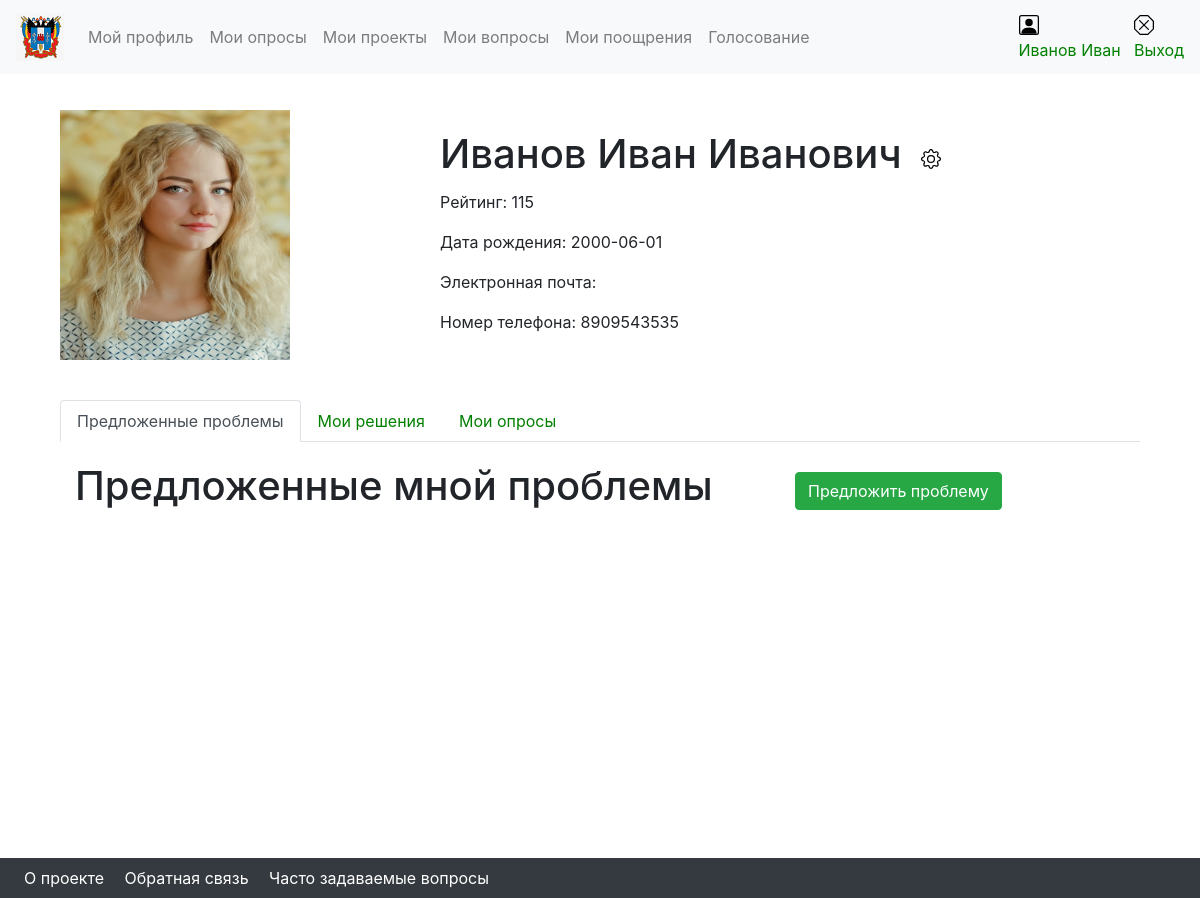
/PersonalAccount.php (signed in), run on an earlier commit of the app's database.
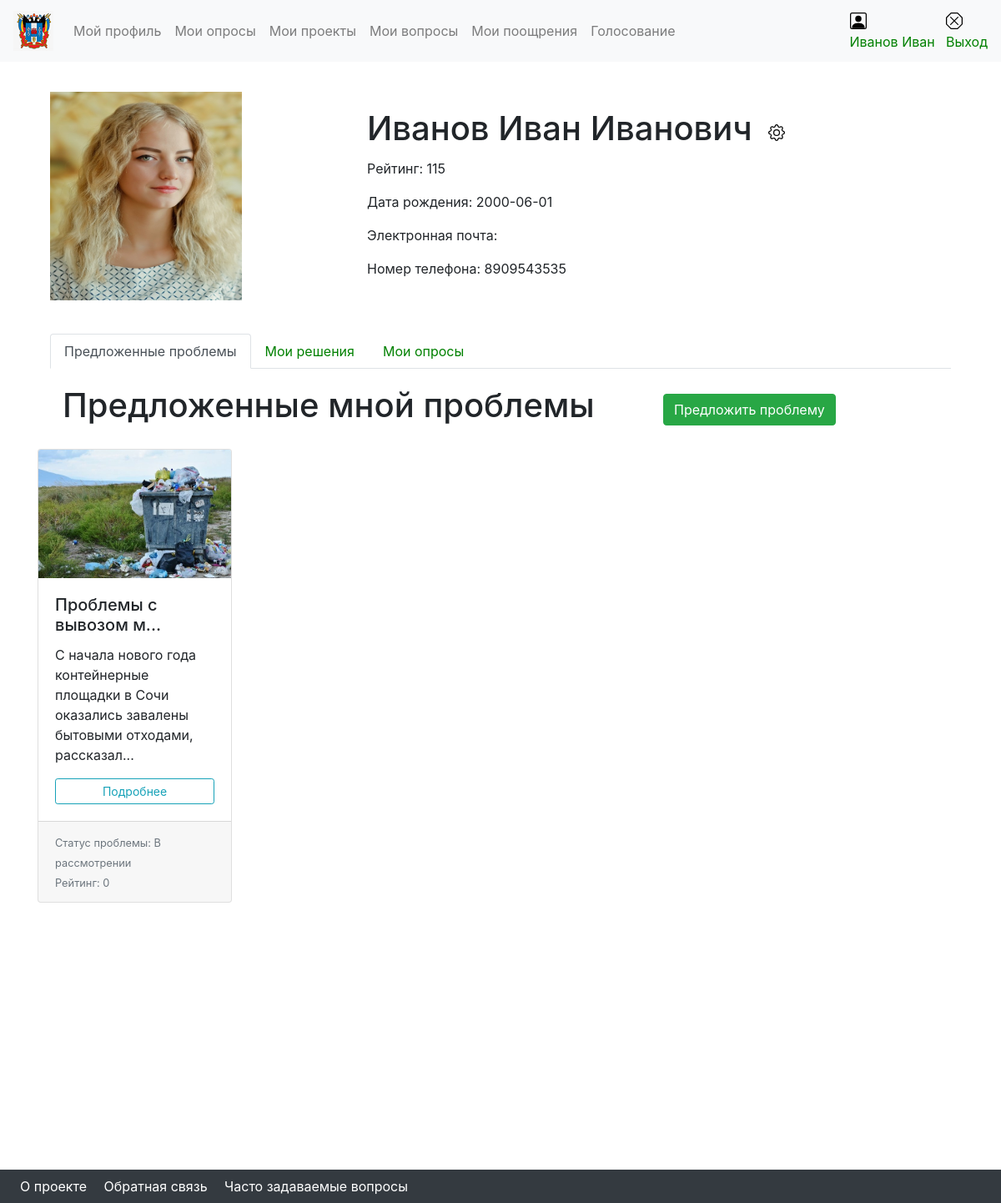
And on a later commit of the database.
### tables this page shows
CREATE TABLE `problems` (
  `IDProblem` int(11) NOT NULL,
  `IDUser` int(11) NOT NULL,
  `Nameproblem` varchar(300) NOT NULL,
  `Description` varchar(10000) NOT NULL,
  `Photo` varchar(255) NOT NULL,
  `Status` int(11) NOT NULL,
  `Rating` int(11) NOT NULL,
  `Level` varchar(60) NOT NULL
);

### PersonalAccount.php (the view, shortened to what this page needs)
<?php
include('Nav.php');
?>
<body>
<div class="container">
	<div class="card col-12 border-0"  style="margin: 110px 0 40px 0;">
		<div class="row row-cols-1 no-gutters">
			<div class="col col-md-4">
				<img src="<? echo $myrow['Photo'] ?>" class="img-lider-opinion" alt="...">
			</div>
			<div class="col col-md-8">
				<div class="card-body">
					<p class="card-title h1"><? echo $myrow['Lastname'].' '.$myrow['Firstname'].' '.$myrow['Fathername']; ?>
						<button type="button" class="btn btn-outline-secondaryo btn-sm">
							<img src="icons/gear.svg" alt="" style="margin: 6px 0 3px 0;" width="20" height="20" title="Редактировать профиль">
						</button>
					</p>
					<p class="card-text">Рейтинг: <? echo $Reiting; ?></p>
					<p class="card-text">Дата рождения: <? echo $myrow['BirstDate']; ?></p>
					<p class="card-text">Электронная почта: <? echo $myrow['EMail']; ?></p>
					<p class="card-text">Номер телефона: <? echo $myrow['Tel']; ?></p>
				</div>
			</div>
		</div>
	</div>
	<div class="row row-cols-1 row-cols-sm-1"  style="margin: 0px 0 320px 0;">
		<div class="col">
			<ul class="nav nav-tabs" id="myTab" role="tablist">
				<li class="nav-item" role="presentation">
					<a class="nav-link active" id="home-tab" data-toggle="tab" href="#home" role="tab" aria-controls="home" aria-selected="true">Предложенные проблемы</a>
				</li>
				<li class="nav-item" role="presentation">
					<a class="nav-link" id="profile-tab" data-toggle="tab" href="#profile" role="tab" aria-controls="profile" aria-selected="false">Мои решения</a>
				</li>
				<li class="nav-item" role="presentation">
					<a class="nav-link" id="contact-tab" data-toggle="tab" href="#contact" role="tab" aria-controls="contact" aria-selected="false">Мои опросы</a>
				</li>
			</ul>
		</div>
		<div class="col">
			<div class="tab-content" id="myTabContent">
				<div class="tab-pane fade show active" id="home" role="tabpanel" aria-labelledby="home-tab">
					<div class= "row row-cols-1 row-cols-sm-2" style="margin: 20px 0 20px 0">
						<div class="col col-sm-12 col-md-8">
							<h1>Предложенные мной проблемы</h1>
						</div>
						<div class="col col-sm-12 col-md-4" style="margin-top: 10px">
							<form  method="POST">
								<button type='submit' class='btn btn-success' formaction='addProblem.html'>Предложить проблему</button>
							</form>
						</div>
					</div>
					<div class="card-deck">
						<div class="row row-cols-1 row-cols-sm-2 row-cols-md-4">
					<?php
						include("db.php");
						$sql=mysqli_query($db,"SELECT * FROM problems WHERE IDUser=$IDUser");
						while ($result=mysqli_fetch_array($sql)){
						echo	"<div class='card'>";
						echo		"<img src='".$result['Photo']."' class='card-img-top'>";
						echo		"<div class='card-body'>";
						echo			"<h5 class='card-title'>".mb_strimwidth($result['Nameproblem'], 0, 23, "...")."</h5>";
						echo			"<p class='card-text'>".mb_strimwidth($result['Description'], 0, 100, "...")."</p>";
						echo 			"<form  action='ActualProblemsItem.php' method='POST'>";
						echo 				"<button type='submit' class='btn btn-outline-info btn-sm btn-block' formaction='ActualProblemsItem.php'>Подробнее</button>";
						echo 			"</form>";
						echo		"</div>";
						echo		"<div class='card-footer'>";
							if ($result['Status']==0)	{	$status="В рассмотрении";	}
							else if ($result['Status']==1)	{	$status="Подтвержден";	}
							else if ($result['Status']==2)	{	$status="Отклонен";	}
							else	{	$status="Закончен";	}
						echo			"<small class='text-muted'>Статус проблемы: ".$status."</small>";
						echo			"<p class='card-text'><small class='text-muted'>Рейтинг: ".$result['Rating']."</small></p>";
						echo		"</div>";
						echo	"</div>";
						}
					?>
						</div>
					</div>
				</div>
			</div>
		</div>
	</div>
</div>
<footer>
	<nav class="navbar navbar-expand-sm navbar-dark bg-dark">
		<div class="row">
			<div class="col align-self-end">
				<a class="p-2 text-white" href="#"><font style="vertical-align: inherit;">
					<font style="vertical-align: inherit;">О проекте</font></font>
				</a>
				<a class="p-2 text-white" href="#"><font style="vertical-align: inherit;">
					<font style="vertical-align: inherit;">Обратная связь</font></font>
				</a>
				<a class="p-2 text-white" href="#"><font style="vertical-align: inherit;">
					<font style="vertical-align: inherit;">Часто задаваемые вопросы</font></font>
				</a>
			</div>
		</div>
	</nav>
</footer>
</body>
</html>

What changed in the data, as far as the page shows it:
added problems: Nameproblem "Проблемы с вывозом м...", Description "С начала нового года контейнерные площадки в Сочи оказались завалены бытовыми отходами, рассказал...", Status "В рассмотрении", Rating "0"
